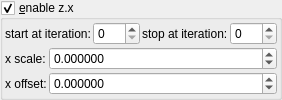
    <widget class="MyGroupBox" name="groupCheck_transf_function_enabledN_false">
     <property name="title">
      <string>&amp;enable z.x</string>
     </property>
     <property name="checkable">
      <bool>true</bool>
     </property>
     <layout class="QVBoxLayout" name="verticalLayout_18" stretch="0,0">
      <property name="spacing">
       <number>2</number>
      </property>
      <property name="leftMargin">
       <number>2</number>
      </property>
      <property name="topMargin">
       <number>2</number>
      </property>
      <property name="rightMargin">
       <number>2</number>
      </property>
      <property name="bottomMargin">
       <number>2</number>
      </property>
      <item>
       <layout class="QHBoxLayout" name="horizontalLayout_21" stretch="0,1,0,1">
        <item>
         <widget class="QLabel" name="label_102">
          <property name="text">
           <string>start at iteration:</string>
          </property>
         </widget>
        </item>
        <item>
         <widget class="MySpinBox" name="spinboxInt_transf_start_iterations_N">
          <property name="sizePolicy">
           <sizepolicy hsizetype="Minimum" vsizetype="Maximum">
            <horstretch>0</horstretch>
            <verstretch>0</verstretch>
           </sizepolicy>
          </property>
          <property name="minimum">
           <number>0</number>
          </property>
          <property name="maximum">
           <number>999</number>
          </property>
          <property name="value">
           <number>0</number>
          </property>
         </widget>
        </item>
        <item>
         <widget class="QLabel" name="label_74">
          <property name="text">
           <string>stop at iteration:</string>
          </property>
         </widget>
        </item>
        <item>
         <widget class="MySpinBox" name="spinboxInt_transf_stop_iterations_N">
          <property name="sizePolicy">
           <sizepolicy hsizetype="Preferred" vsizetype="Maximum">
            <horstretch>0</horstretch>
            <verstretch>0</verstretch>
           </sizepolicy>
          </property>
          <property name="maximum">
           <number>999</number>
          </property>
         </widget>
        </item>
       </layout>
      </item>
      <item>
       <layout class="QGridLayout" name="gridLayout_10" columnstretch="0,1">
        <property name="spacing">
         <number>2</number>
        </property>
        <item row="0" column="1">
         <widget class="MyDoubleSpinBox" name="spinbox_transf_offsetB_05">
          <property name="sizePolicy">
           <sizepolicy hsizetype="Minimum" vsizetype="Maximum">
            <horstretch>0</horstretch>
            <verstretch>0</verstretch>
           </sizepolicy>
          </property>
          <property name="prefix">
           <string/>
          </property>
          <property name="suffix">
           <string/>
          </property>
          <property name="decimals">
           <number>6</number>
          </property>
          <property name="minimum">
           <double>-99.998999999999995</double>
          </property>
          <property name="maximum">
           <double>99.998999999999995</double>
          </property>
          <property name="singleStep">
           <double>0.100000000000000</double>
          </property>
          <property name="value">
           <double>0.000000000000000</double>
          </property>
         </widget>
        </item>
        <item row="1" column="1">
         <widget class="MyDoubleSpinBox" name="spinbox_transf_offsetF_0">
          <property name="sizePolicy">
           <sizepolicy hsizetype="Minimum" vsizetype="Maximum">
            <horstretch>0</horstretch>
            <verstretch>0</verstretch>
           </sizepolicy>
          </property>
          <property name="prefix">
           <string/>
          </property>
          <property name="suffix">
           <string/>
          </property>
          <property name="decimals">
           <number>6</number>
          </property>
          <property name="minimum">
           <double>-99.998999999999995</double>
          </property>
          <property name="maximum">
           <double>99.998999999999995</double>
          </property>
          <property name="singleStep">
           <double>0.100000000000000</double>
          </property>
         </widget>
        </item>
        <item row="1" column="0">
         <widget class="QLabel" name="label_27">
          <property name="text">
           <string>x offset:</string>
          </property>
         </widget>
        </item>
        <item row="0" column="0">
         <widget class="QLabel" name="label_26">
          <property name="text">
           <string>x scale:</string>
          </property>
         </widget>
        </item>
       </layout>
      </item>
     </layout>
    </widget>
